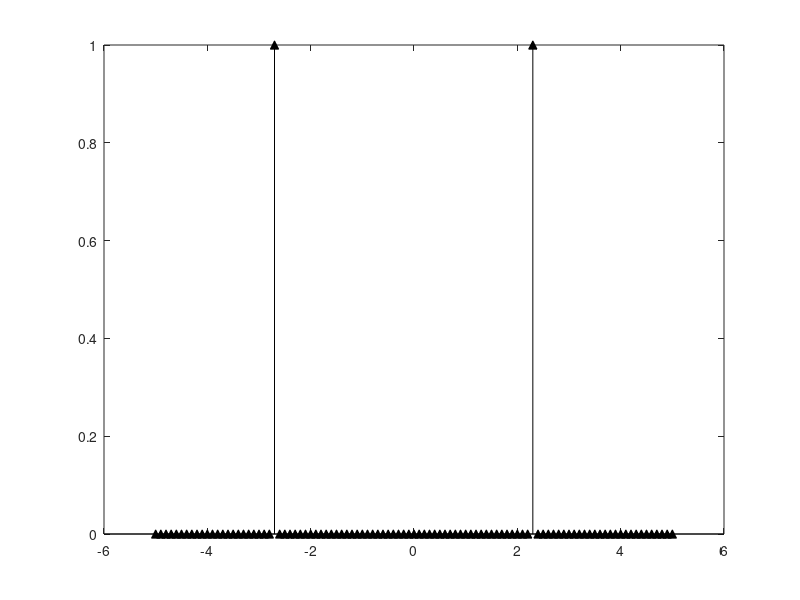

Write MATLAB code to recreate this figure.
figure
w = -5:0.1:5;
X=zeros(1,length(w))
X(24)=1;
X(74)=1;
h = stem(w,X,'k^');
set(h,'MarkerFaceColor','black')
%set(h(2),'MarkerFaceColor','red','Marker','square')